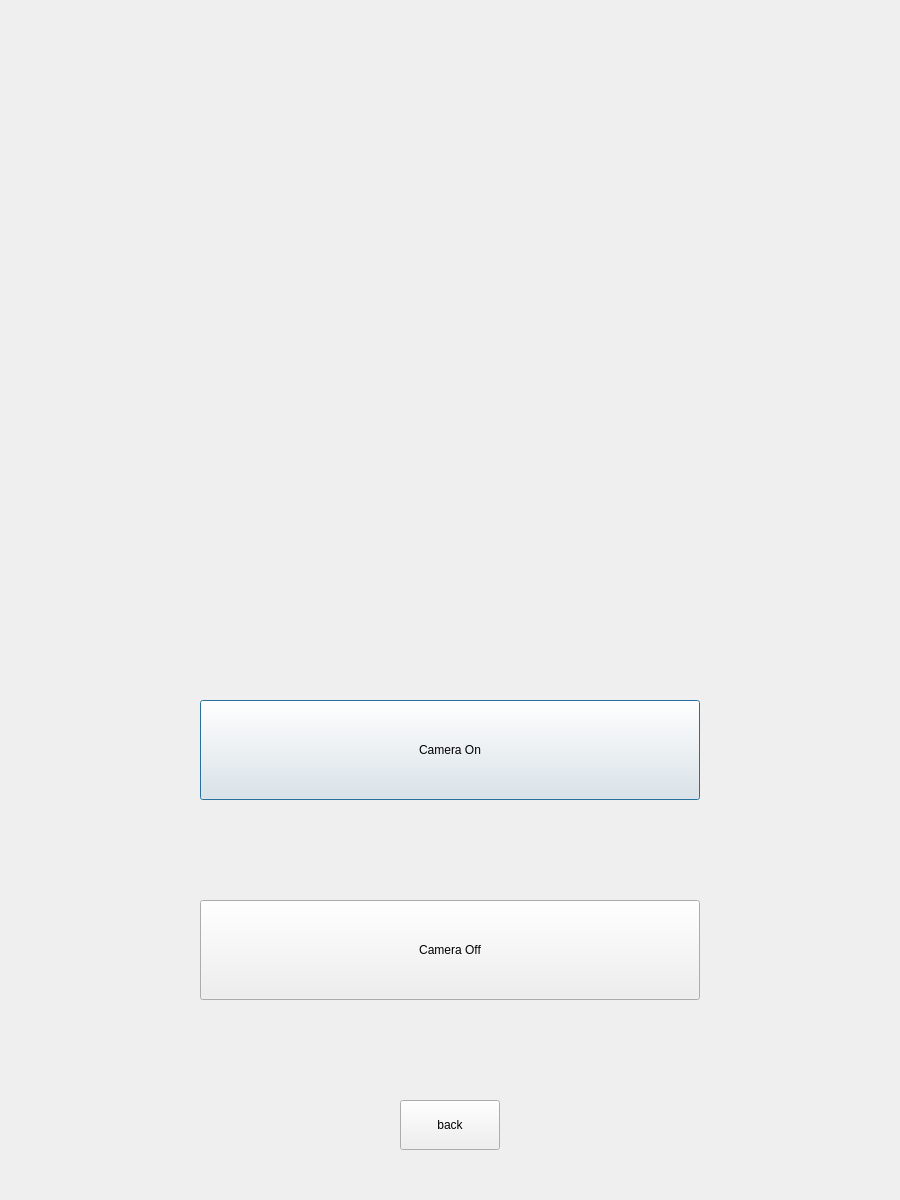
<?xml version="1.0" encoding="UTF-8"?>
<ui version="4.0">
 <class>login</class>
 <widget class="QDialog" name="login">
  <property name="geometry">
   <rect>
    <x>0</x>
    <y>0</y>
    <width>900</width>
    <height>1200</height>
   </rect>
  </property>
  <property name="windowTitle">
   <string>Dialog</string>
  </property>
  <widget class="QLabel" name="cam">
   <property name="geometry">
    <rect>
     <x>130</x>
     <y>100</y>
     <width>500</width>
     <height>500</height>
    </rect>
   </property>
   <property name="text">
    <string/>
   </property>
  </widget>
  <widget class="QPushButton" name="cam_on">
   <property name="geometry">
    <rect>
     <x>200</x>
     <y>700</y>
     <width>500</width>
     <height>100</height>
    </rect>
   </property>
   <property name="styleSheet">
    <string notr="true">font: 30pt &quot;HY궁서B&quot;;</string>
   </property>
   <property name="text">
    <string>Camera On</string>
   </property>
  </widget>
  <widget class="QPushButton" name="cam_off">
   <property name="geometry">
    <rect>
     <x>200</x>
     <y>900</y>
     <width>500</width>
     <height>100</height>
    </rect>
   </property>
   <property name="styleSheet">
    <string notr="true">font: 30pt &quot;HY궁서B&quot;;</string>
   </property>
   <property name="text">
    <string>Camera Off</string>
   </property>
  </widget>
  <widget class="QPushButton" name="to_main">
   <property name="geometry">
    <rect>
     <x>400</x>
     <y>1100</y>
     <width>100</width>
     <height>50</height>
    </rect>
   </property>
   <property name="text">
    <string>back</string>
   </property>
  </widget>
 </widget>
 <resources/>
 <connections/>
</ui>
